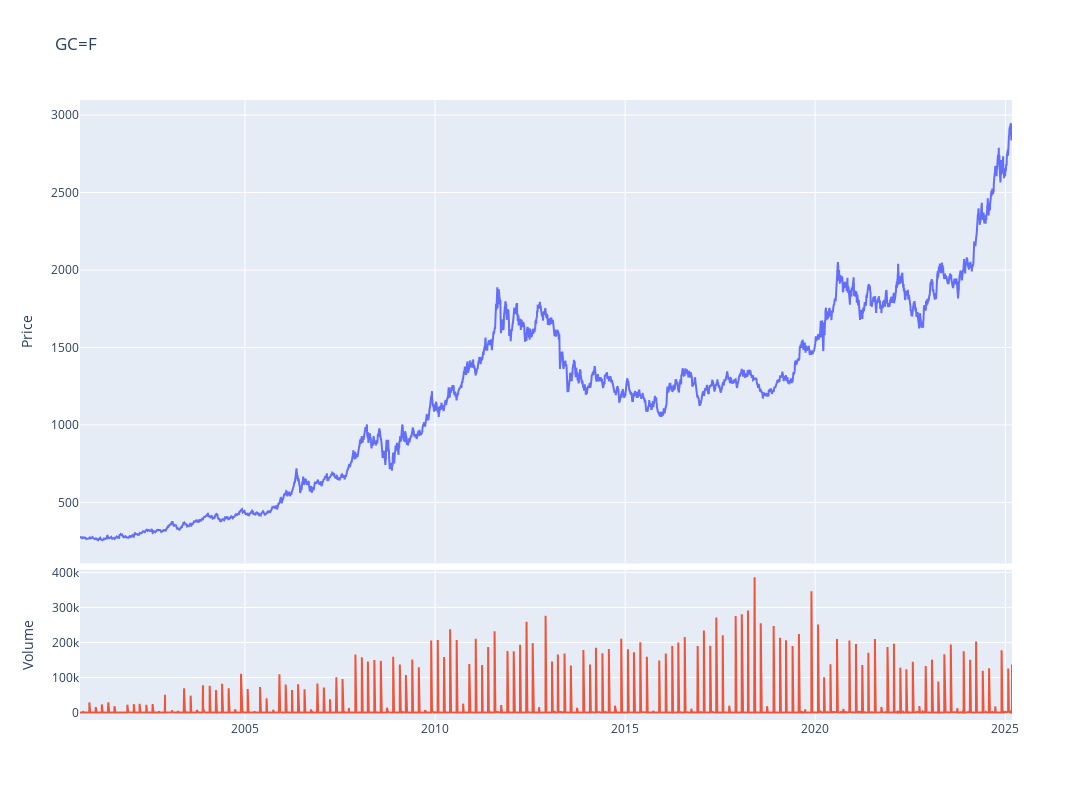

The code cell stored with this chart in its notebook:
### Code cell
fig = make_subplots(rows=4, cols=1,shared_xaxes=True,vertical_spacing=0.01,specs=[[{'rowspan':3,'colspan':1}],[None],[None],[{'rowspan':1,'colspan':1}]])

# Graph (1,1)
fig.add_trace(go.Scatter(x=stock_ticker.index,y=stock_ticker['Adj Close'],mode="lines",name=f"{ticker}"),row=1, col=1)
# Update xaxis properties
fig.update_yaxes(title_text="Price", row=1, col=1)

# Graph (4,1)
fig.add_trace(go.Scatter(x=stock_ticker.index,y=stock_ticker['Volume'],mode="lines",name='Volume'),row=4, col=1)
fig.update_yaxes(title_text="Volume", row=4, col=1)

fig.update_layout(height=800, width=1300,showlegend=False,title=f"{ticker}")

fig.show()

### Figure 1 — Plotly figure (JSON) as saved in the notebook; plotly's stock layout.template omitted (floating-point values rounded to 4 significant figures; data arrays with more than 128 entries replaced by an {"elided": "..."} marker saying what was removed)
{"data": [{"mode": "lines", "name": "GC=F", "type": "scatter", "x": {"elided": "6151 str values"}, "xaxis": "x", "y": {"elided": "6151 float values"}, "yaxis": "y"}, {"mode": "lines", "name": "Volume", "type": "scatter", "x": {"elided": "6151 str values"}, "xaxis": "x2", "y": {"elided": "6151 int values"}, "yaxis": "y2"}], "layout": {"height": 800, "showlegend": false, "title": {"text": "GC=F"}, "width": 1300, "xaxis": {"anchor": "y", "domain": [0, 1], "matches": "x2", "showticklabels": false}, "xaxis2": {"anchor": "y2", "domain": [0, 1]}, "yaxis": {"anchor": "x", "domain": [0.2525, 1], "title": {"text": "Price"}}, "yaxis2": {"anchor": "x2", "domain": [0, 0.2425], "title": {"text": "Volume"}}}}
